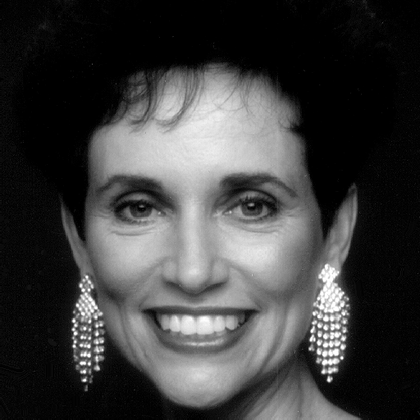
%> input picture Matlab/FrequencyAmpPhase/DFT.tif, 420 x 420 px, shrunk from 512 x 512 before the run
$ octave DFT.m   (GNU Octave 9; MATLAB toolbox functions it lacks are replaced by stand-ins)
%> lines starting %> are read from the running program, lines starting %| are printed output that depends on the picture; in (x1, y1, x2, y2) boxes, pixels count from 0 and x2, y2 are one past the last pixel; in counts of white or black regions, pixels touching at a corner belong together; the program's own positions count from 1
close all;
clear;
clc;

% Main function
function discreteFourierTransform()
    % Load and process the input image
    inputImage = imread('DFT.tif');
%> inputImage is the input picture: size 420x420 uint8; min 0, max 255, mean 62.2
    [rows, cols] = size(inputImage);
%> rows = 420; cols = 420

    % Compute Fourier Transform and its components
    [phase, spectrum, iPhase, iSpectrum] = computeFourierComponents(inputImage);

    % Create and process a rectangle image
    [rectImage, rectAmpPhase, rectPhaseAmp] = processRectangle(rows, cols, spectrum, phase);

    % Scale images for display
    scaledIPhase = scaleImage(iPhase);
    scaledPhase = scaleImage(phase);
    scaledISpectrum = scaleImage(iSpectrum);
    scaledRectAmpPhase = scaleImage(rectAmpPhase);
    scaledRectPhaseAmp = scaleImage(rectPhaseAmp);

    % Plot the results
    plotResults(inputImage, scaledPhase, scaledISpectrum, scaledIPhase, scaledRectAmpPhase, scaledRectPhaseAmp);
end

% Function to compute Fourier components
function [phase, spectrum, iPhase, iSpectrum] = computeFourierComponents(image)
    FT = fft2(image);
    phase = angle(FT);
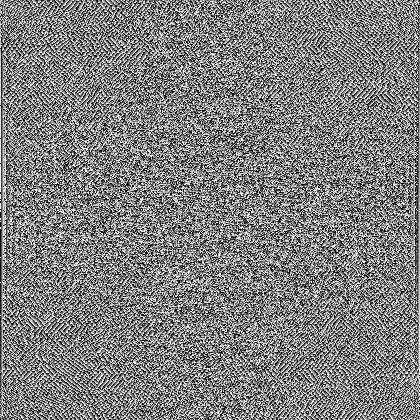
%> phase: size 420x420 double; min -3.14, max 3.14, mean 1.78e-05; drawn with min black and max white
    spectrum = abs(FT);
    iPhase = ifft2(exp(1i * phase));
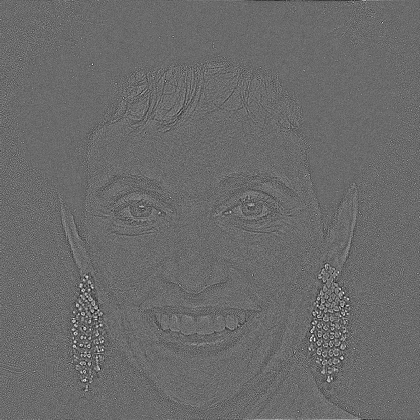
%> iPhase: size 420x420 double; min -0.02, max 0.0277, mean 5.67e-06; drawn with min black and max white
    iSpectrum = ifft2(spectrum);
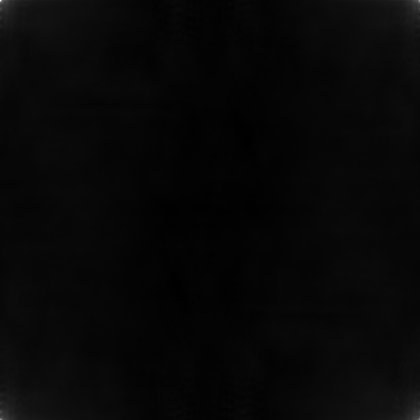
%> iSpectrum: size 420x420 double; min -57.53, max 3866.8, mean 62.2; drawn with min black and max white
end

% Function to create and process a rectangle image
function [rectImage, rectAmpPhase, rectPhaseAmp] = processRectangle(rows, cols, spectrum, phase)
%> called with rows = 420, cols = 420
    rectImage = zeros(rows, cols);
    rectImage(floor(rows/2 - 30):floor(rows/2 + 30), floor(cols/2 - 10):floor(cols/2 + 10)) = 255;
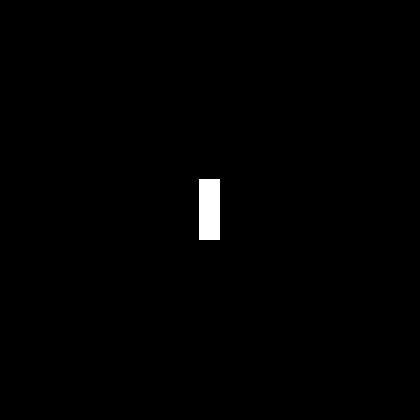
%> rectImage: size 420x420 double; 0.73% white; 1 white region, box (x1, y1, x2, y2) and area: (199, 179, 220, 240) 1281

    phaseRect = angle(fftshift(fft2(rectImage)));
    specRect = abs(fft2(rectImage));

    rectAmpImg = specRect .* exp(1i * phase);
    rectPhaseImg = spectrum .* exp(1i * phaseRect);

    rectAmpPhase = ifft2(rectAmpImg);
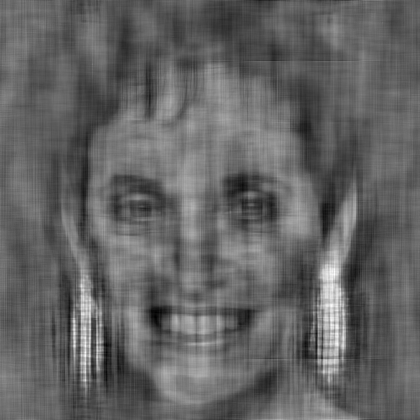
%> rectAmpPhase: size 420x420 double; min -76.1, max 123.7, mean 1.9; drawn with min black and max white
    rectPhaseAmp = ifft2(rectPhaseImg);
end

% Function to scale image
function scaledImage = scaleImage(image)
    minVal = min(min(image));
%> minVal = -0.02
    scaledImage = image - minVal;
    maxVal = max(max(scaledImage));
%> maxVal = 0.0477
    scaledImage = scaledImage * (255 / maxVal);
%> in scaleImage (call 4), `minVal = min(min(image));`: minVal = -76.1
%> in scaleImage (call 4), `scaledImage = image - minVal;`:
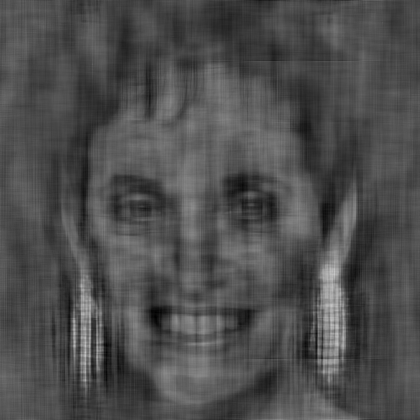
%> scaledImage: size 420x420 double; min 0, max 199.8, mean 77.9
%> in scaleImage (call 4), `maxVal = max(max(scaledImage));`: maxVal = 199.8
end

% Function to plot the results
function plotResults(inputImage, phase, iSpectrum, iPhase, rectAmpPhase, rectPhaseAmp)
    figure,
    subplot(231), imshow(inputImage), title('Main Image');
    subplot(232), imshow(uint8(phase)), title('Phase of Main Image');
    subplot(233), imshow(uint8(abs(iPhase))), title('Reconstructed Using Only Phase Angle');
    subplot(234), imshow(uint8(fftshift(iSpectrum))), title('Reconstructed Using Only Spectrum');
%> after `imshow(uint8(fftshift(iSpectrum)))`:
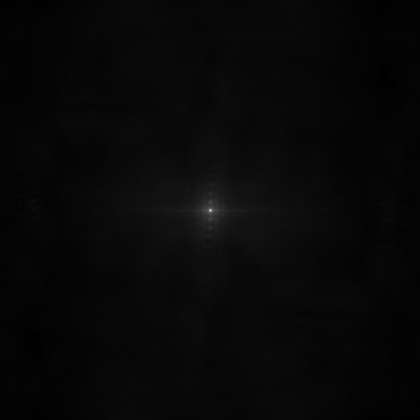
%> displayed picture: size 420x420, on the screen's scale of 0 to 255; min 0, max 255, mean 7.8; mean of the top-left, top-right, bottom-left and bottom-right quarters 7.9, 7.6, 7.6, 8.1
    subplot(235), imshow(uint8(rectAmpPhase)), title('Reconstructed Using Spectrum of Rectangle and Image Phase');
    subplot(236), imshow(uint8(rectPhaseAmp)), title('Reconstructed Using Rectangle Phase and Image Spectrum');
%> (this line was passed over: imshow is not available in this run)
end

% Call the main function
discreteFourierTransform();
